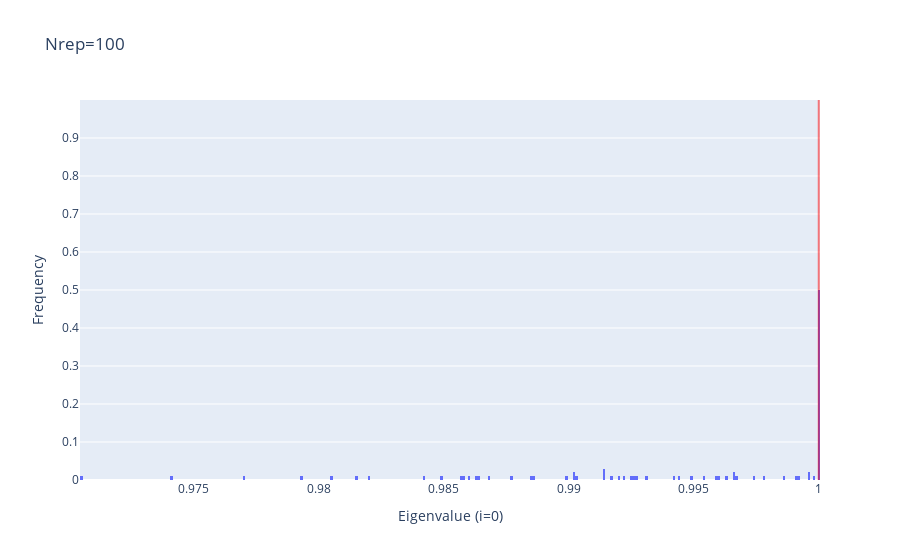
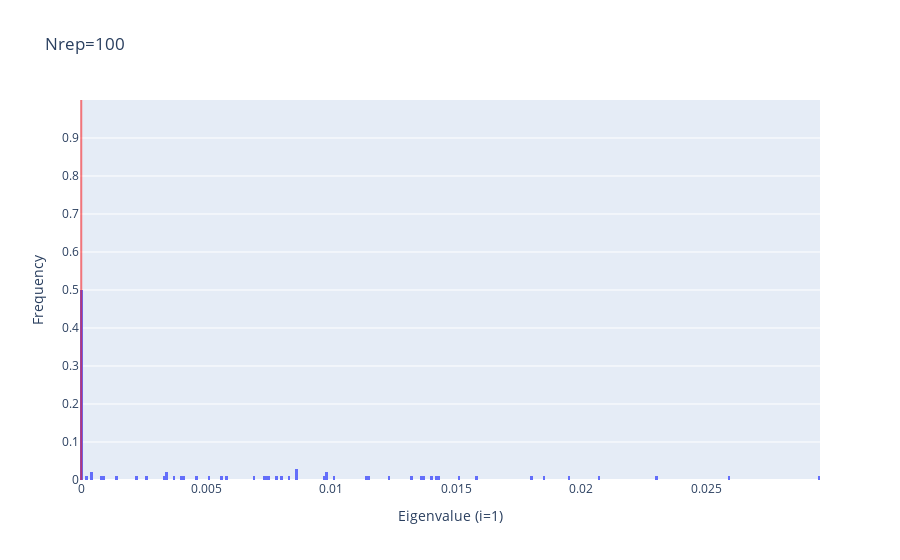

Here is the notebook cell these charts were saved with, in order:
### Code cell
true_eigs = sorted([eig.real for eig in true_object.calc_eigenvalues()], reverse=True)

for i, values in enumerate(violation_result["sorted_eigenvalues_list"]):
    fig = physicality_violation_check.make_prob_dist_histogram(values, bin_size=0.0001)
    fig.update_layout(title=f"Nrep={len(values)}")
    fig.update_xaxes( title=f"Eigenvalue (i={i})")
    
    x_value = true_eigs[i]
    fig.add_shape(
                type="line",
                line_color="red",
                line_width=2,
                opacity=0.5,
                x0=x_value,
                x1=x_value,
                xref="x",
                y0=0,
                y1=1,
                yref="paper",
            )
    fig.show()

### Figure 1 — Plotly figure (JSON) as saved in the notebook; plotly's stock layout.template omitted (floating-point values rounded to 4 significant figures)
{"data": [{"histnorm": "probability", "type": "histogram", "x": [1.0, 1.0, 0.9815, 0.996, 1.0, 1.0, 1.0, 1.0, 1.0, 0.9877, 0.9793, 0.9885, 0.9903, 1.0, 0.9914, 0.9992, 0.9868, 1.0, 1.0, 0.9967, 1.0, 0.9974, 1.0, 1.0, 1.0, 0.9996, 0.9942, 0.9998, 1.0, 0.9978, 1.0, 0.9886, 0.9949, 0.9925, 1.0, 0.9914, 1.0, 0.986, 1.0, 0.9842, 1.0, 1.0, 1.0, 1.0, 0.9991, 0.9927, 1.0, 1.0, 1.0, 1.0, 0.9986, 0.9857, 0.9954, 0.9944, 0.9966, 1.0, 0.9963, 0.9805, 1.0, 0.9996, 1.0, 1.0, 0.9926, 0.9959, 1.0, 0.9863, 1.0, 1.0, 0.9902, 0.9922, 1.0, 0.9741, 0.9849, 0.9899, 1.0, 0.9917, 1.0, 0.9931, 0.9705, 1.0, 1.0, 1.0, 1.0, 1.0, 1.0, 1.0, 0.9858, 1.0, 0.9864, 0.992, 0.9902, 1.0, 1.0, 0.9914, 1.0, 1.0, 0.9966, 0.982, 1.0, 0.977], "xbins": {"size": 0.0001}}], "layout": {"shapes": [{"line": {"color": "red", "width": 2}, "opacity": 0.5, "type": "line", "x0": 1, "x1": 1, "xref": "x", "y0": 0, "y1": 1, "yref": "paper"}], "title": {"text": "Nrep=100"}, "xaxis": {"dtick": 0, "title": {"text": "Eigenvalue (i=0)"}}, "yaxis": {"range": [0, 1], "tickvals": [0, 0.1, 0.2, 0.3, 0.4, 0.5, 0.6, 0.7, 0.8, 0.9], "title": {"text": "Frequency"}}}}

### Figure 2 — Plotly figure (JSON) as saved in the notebook; plotly's stock layout.template omitted (floating-point values rounded to 4 significant figures)
{"data": [{"histnorm": "probability", "type": "histogram", "x": [-1.45e-12, -1.455e-13, 0.01845, 0.003995, -5.417e-13, -1.745e-13, -3.888e-14, -8.292e-14, -2.812e-13, 0.01231, 0.02067, 0.01152, 0.00973, -1.073e-13, 0.008585, 0.0007846, 0.01323, -6.019e-12, -7.771e-14, 0.003289, -2.148e-13, 0.002634, -1.102e-13, -8.427e-14, -1.317e-13, 0.0004292, 0.005785, 0.000223, -1.566e-13, 0.002183, -7.186e-14, 0.01135, 0.005125, 0.00747, -8.761e-14, 0.008623, -3.022e-13, 0.01402, -1.66e-13, 0.01576, -1.31e-13, -8.437e-14, -4.007e-14, -7.437e-13, 0.0008668, 0.007345, -1.361e-12, -4.506e-14, -2.384e-11, -5.326e-14, 0.001441, 0.01433, 0.004638, 0.005614, 0.003389, -2.461e-12, 0.003748, 0.01949, -1.501e-13, 0.0004112, -1.073e-13, -1.923e-13, 0.007379, 0.004135, -4.119e-14, 0.01374, -4.012e-14, -6.075e-14, 0.009773, 0.007754, -1.363e-13, 0.02591, 0.01506, 0.01014, -1.228e-12, 0.008347, -2.951e-13, 0.006853, 0.02945, -2.387e-12, -6.19e-13, -9.374e-14, -5.709e-13, -1.362e-13, -5.635e-13, -3.676e-13, 0.01424, -9.995e-14, 0.0136, 0.007979, 0.009784, -1.365e-13, -5.879e-14, 0.008591, -6.758e-14, -2.994e-12, 0.003438, 0.01804, -3.049e-13, 0.02302], "xbins": {"size": 0.0001}}], "layout": {"shapes": [{"line": {"color": "red", "width": 2}, "opacity": 0.5, "type": "line", "x0": -1.743e-16, "x1": -1.743e-16, "xref": "x", "y0": 0, "y1": 1, "yref": "paper"}], "title": {"text": "Nrep=100"}, "xaxis": {"dtick": 0, "title": {"text": "Eigenvalue (i=1)"}}, "yaxis": {"range": [0, 1], "tickvals": [0, 0.1, 0.2, 0.3, 0.4, 0.5, 0.6, 0.7, 0.8, 0.9], "title": {"text": "Frequency"}}}}
